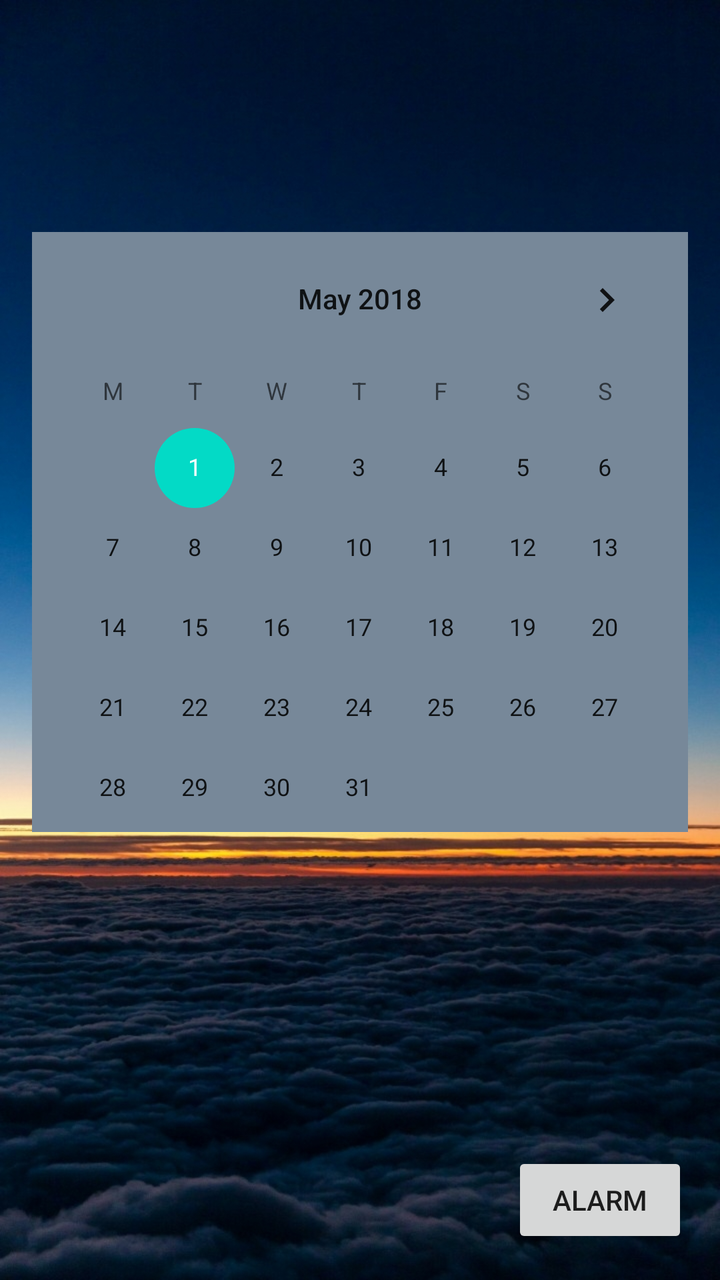
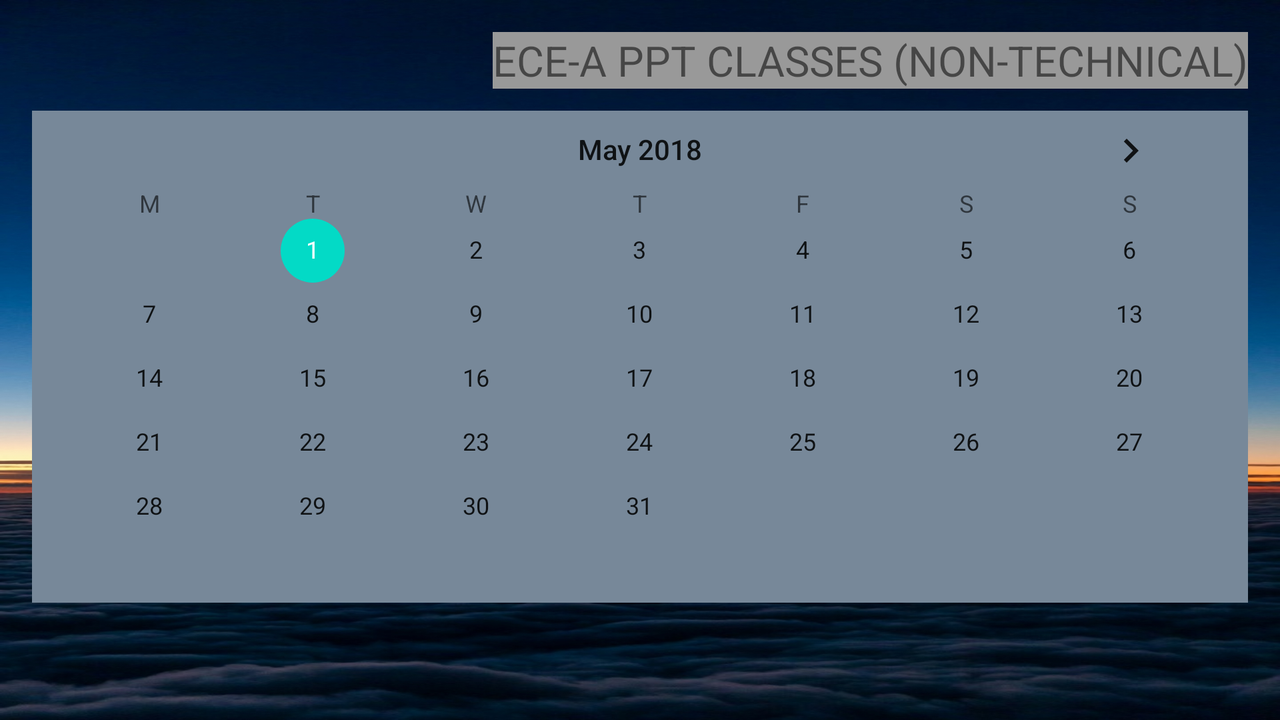

The same Android screen from two of the app's own layout files: first res/layout/ as a phone draws it, then the author's variant for another configuration, drawn on a device whose configuration selects that folder. Both files follow.
<!-- AndroidManifest.xml: fallback theme Theme.MaterialComponents.DayNight.NoActionBar -->
<!-- res/layout/content_nav.xml -->
<RelativeLayout xmlns:android="http://schemas.android.com/apk/res/android"
    xmlns:tools="http://schemas.android.com/tools"
    android:layout_width="match_parent"
    android:layout_height="match_parent"
    android:paddingBottom="16dp"
    android:paddingLeft="16dp"
    android:paddingRight="16dp"
    android:paddingTop="16dp"
    android:background="@drawable/bgmainland"
    tools:context=".MainActivity">

    
    <CalendarView
        android:id="@+id/simpleCalendarView"
        android:layout_width="fill_parent"
        android:layout_height="300dp"
        android:layout_alignParentEnd="true"
        android:layout_alignParentRight="true"
        android:layout_below="@+id/textView2"
        android:layout_marginTop="100dp"
        android:background="#789"
        android:firstDayOfWeek="2"
        android:maxDate="06/30/2018"
        android:minDate="05/01/2018" />

    <Button
        android:id="@+id/onClickAlarm"
        android:layout_width="wrap_content"
        android:layout_height="wrap_content"
        android:layout_alignParentBottom="true"
        android:layout_alignParentEnd="true"
        android:text="Alarm" />

</RelativeLayout>
<!-- resources referenced by this layout -->
<resources>
  <!-- drawable bgmainland: jpg bitmap (drawable, 300403 bytes) -->
</resources>
<!-- res/layout-land/content_nav.xml (the author's variant of the layout above) -->
<!-- drawn on the phone turned sideways -->
<RelativeLayout xmlns:android="http://schemas.android.com/apk/res/android"
    xmlns:tools="http://schemas.android.com/tools"
    android:layout_width="match_parent"
    android:layout_height="match_parent"
    android:paddingBottom="16dp"
    android:paddingLeft="16dp"
    android:paddingRight="16dp"
    android:paddingTop="16dp"
    android:background="@drawable/bgmainland"
    tools:context=".MainActivity">

    
    <CalendarView
        android:id="@+id/simpleCalendarView"
        android:layout_width="match_parent"
        android:layout_height="wrap_content"
        android:layout_alignEnd="@+id/textView2"
        android:layout_alignRight="@+id/textView2"
        android:layout_below="@+id/textView2"
        android:layout_marginTop="11dp"
        android:background="#789"
        android:firstDayOfWeek="2"
        android:maxDate="06/30/2018"
        android:minDate="05/01/2018" />

    <TextView
        android:id="@+id/textView2"
        android:layout_width="wrap_content"
        android:layout_height="wrap_content"
        android:layout_alignParentEnd="true"
        android:layout_alignParentRight="true"
        android:layout_alignParentTop="true"
        android:background="#999"
        android:text="ECE-A PPT CLASSES (NON-TECHNICAL)"
        android:textSize="21dp" />


</RelativeLayout>
